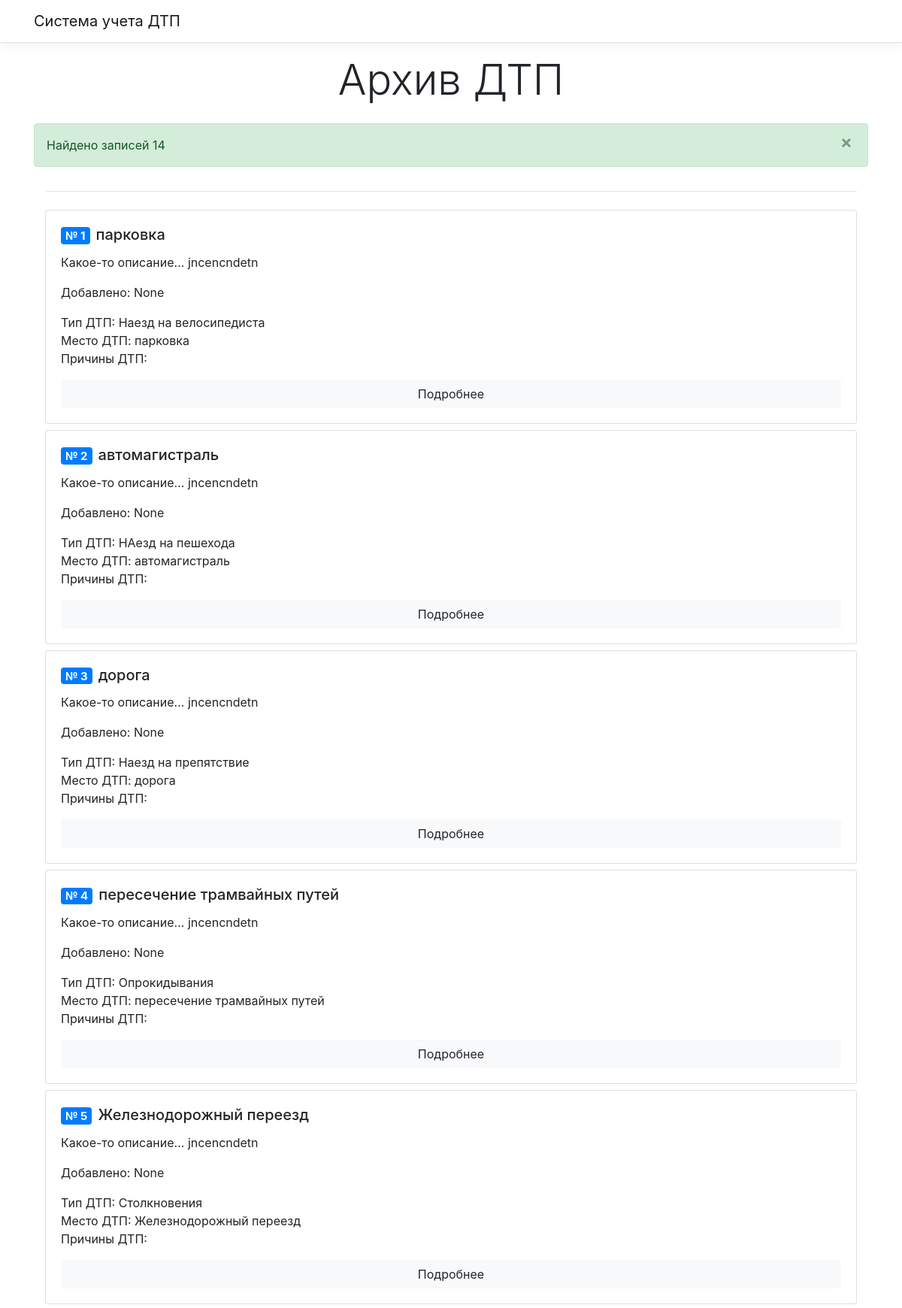
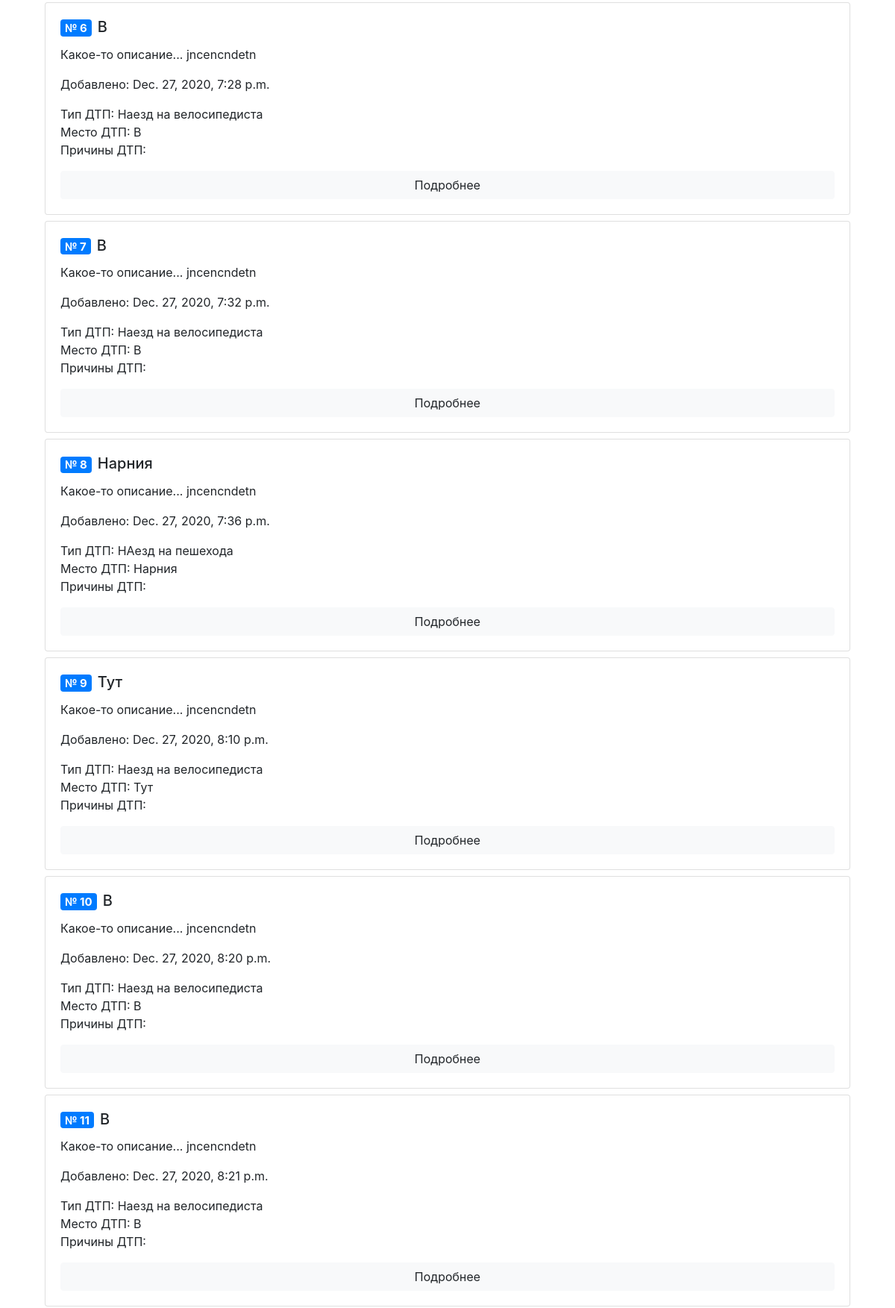
Page /allIncidents/ (upper part) on the committed database (2 pictures, top to bottom).
### GAI/models.py (models this page shows)
class cards(models.Model):
    date = models.DateTimeField(auto_now_add=True)
    place = models.CharField(max_length=500)
    incident = models.ForeignKey(type_incident, on_delete=models.CASCADE)
    driver = models.ForeignKey(drivers, on_delete=models.CASCADE)
    died_count = models.IntegerField()
    injured_count = models.IntegerField()
    car = models.ForeignKey(cars, on_delete=models.CASCADE)
    weather = models.ForeignKey(conditionals, on_delete=models.CASCADE)
    prichiny = models.ManyToManyField(reasons_DTP)

class type_incident(models.Model):
    name = models.CharField(max_length=220)

### GAI/views.py (the view)
# urls.py: path('allIncidents/', views.allIncident),
def allIncident(request):
    allIncident = models.cards.objects.all()
    return render(request, "allIncidents.html", {"data":allIncident})

### templates/allIncidents.html (shortened to what this page needs)
{% extends "base.html" %}
{% block main %}
<main role="main" class="pb-3">
	<div>
		<h1 class="display-4 mb-4 text-center">Архив ДТП</h1>
		<div class="container">
			<div class="row">
				<div class="alert alert-success alert-dismissible fade show w-100 p-3" role="alert">
					Найдено записей {{ data.count }}
					<button type="button" class="close" data-dismiss="alert" aria-label="Close">
						<span aria-hidden="true">&times;</span>
					</button>
				</div>
			</div>
			<hr class="mb-4">
			{%  for i in data %}
			<div class="card mb-2">
				<div class="card-body">
					<h5 class="card-title"><span class="badge badge-primary mr-2">№ {{ i.id }}</span>{{i.place}}</h5>
					<p class="card-text">Какое-то описание... jncencndetn</p>
					<p class="card-text">Добавлено: {{ i.date }}</p>
					<p class="card-text mb-0">Тип ДТП: {{ i.incident.name }}</p>
					<p class="card-text mb-0">Место ДТП: {{ i.place}}</p>
					<p class="card-text">Причины ДТП:
                    </p>
					<a href="{{i.id}}" class="btn btn-light btn-block">Подробнее</a>
				</div>
			</div>
			{% endfor %}
		</div>
	</div>
</main>
{% endblock main %}

### static/res/style.css (style rules this page uses)
a { color: #0366d6; }
html { font-size: 14px; }
@media (min-width: 768px) { html { font-size: 16px; } }
html { position: relative; min-height: 100%; }
body { margin-bottom: 60px; }

### templates/base.html (style rules this page uses)
a { color: #0366d6; }
html { font-size: 14px; }
@media (min-width: 768px) { html { font-size: 16px; } }
html { position: relative; min-height: 100%; }
body { margin-bottom: 60px; }

### rows in the picture
cards: id "1", place "парковка", date "None", incident.name "Наезд на велосипедиста"
cards: id "2", place "автомагистраль", date "None", incident.name "НАезд на пешехода"
cards: id "3", place "дорога", date "None", incident.name "Наезд на препятствие"
cards: id "4", place "пересечение трамвайных путей", date "None", incident.name "Опрокидывания"
cards: id "5", place "Железнодорожный переезд", date "None", incident.name "Столкновения"
cards: id "6", place "В", date "Dec. 27, 2020, 7:28 p.m.", incident.name "Наезд на велосипедиста"
cards: id "7", place "В", date "Dec. 27, 2020, 7:32 p.m.", incident.name "Наезд на велосипедиста"
cards: id "8", place "Нарния", date "Dec. 27, 2020, 7:36 p.m.", incident.name "НАезд на пешехода"
cards: id "9", place "Тут", date "Dec. 27, 2020, 8:10 p.m.", incident.name "Наезд на велосипедиста"
cards: id "10", place "В", date "Dec. 27, 2020, 8:20 p.m.", incident.name "Наезд на велосипедиста"
cards: id "11", place "В", date "Dec. 27, 2020, 8:21 p.m.", incident.name "Наезд на велосипедиста"

### other values in the picture
{{ data.count }} "14"
